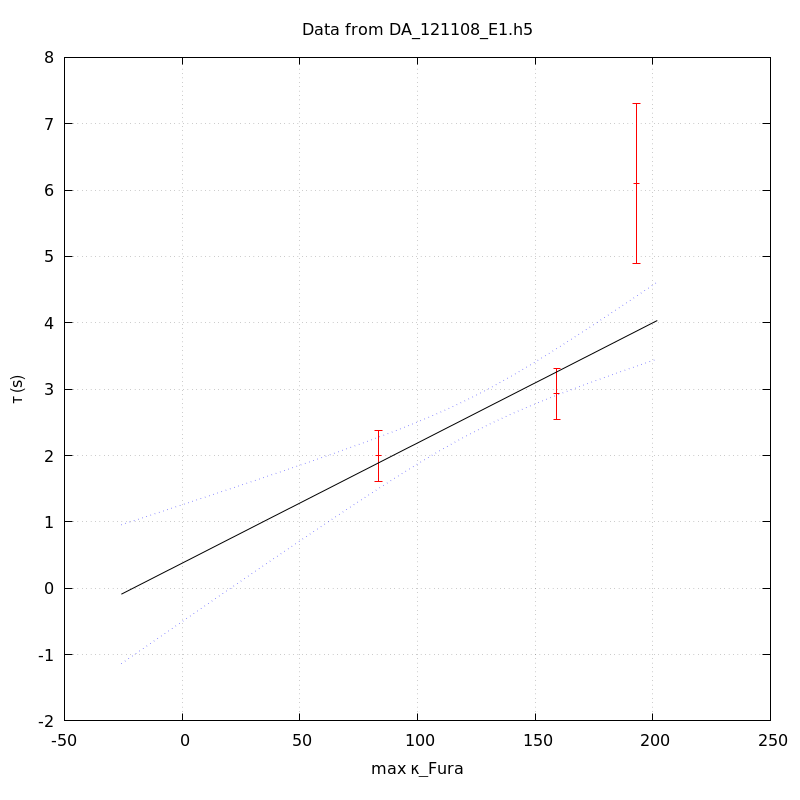

This figure's gnuplot source:
unset key
set grid
set ylabel 'τ (s)'
set xlabel 'max κ_Fura' noenhanced
set title 'Data from DA_121108_E1.h5' noenhanced
set xrange [-1000<*:*]
plot 'DA_121108_E1_aba_tau_vs_max_kappa' index 0 using 1:2:(1.96*$3) linecolor rgb 'red' with yerrorbars,\
'' index 1 using 1:2 with lines linecolor rgb 'black',\
'' index 1 using 1:3 with lines linecolor rgb 'blue' lt 'dotted',\
'' index 1 using 1:4 with lines linecolor rgb 'blue' lt 'dotted'
